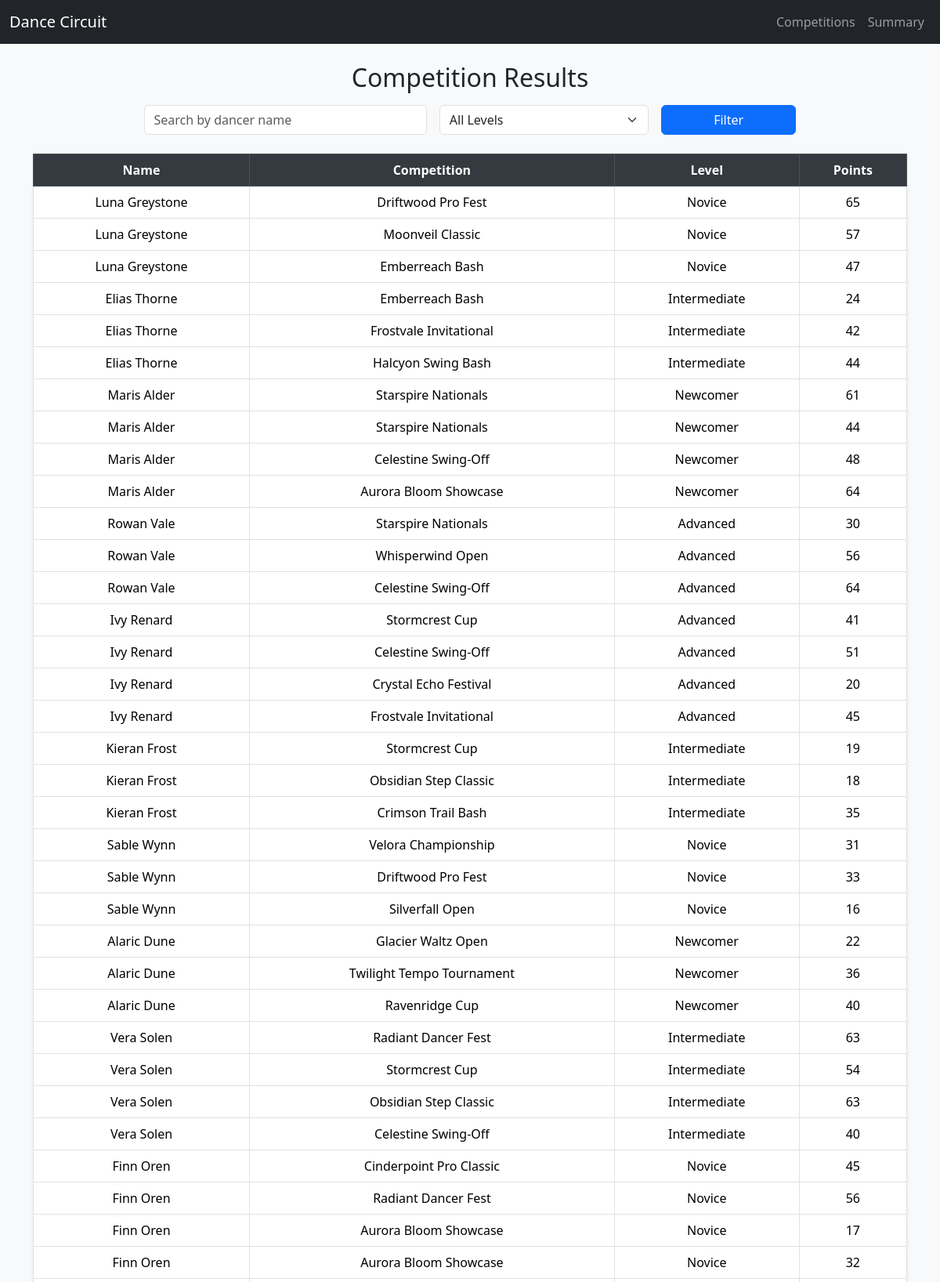
The page / (upper part) on the database its author committed.
### tables this page shows
CREATE TABLE competitions (
        id INTEGER PRIMARY KEY AUTOINCREMENT,
        name TEXT,
        competition_name TEXT,
        level TEXT,
        points INTEGER,
        FOREIGN KEY (name) REFERENCES dancers (name)
    );

### app.py (the view)
@app.route('/', methods=['GET', 'POST'])
def index():
    name = request.form.get('name')
    level = request.form.get('level')
    dancers = get_dancer_data(name, level)
    return render_template('competitions.html', dancers=dancers)

### app.py (called while the page is built)
def get_connection():
    return sqlite3.connect(DB_PATH)

def get_dancer_data(name=None, level=None):
    conn = get_connection()
    cur = conn.cursor()
    query = "SELECT * FROM competitions WHERE 1=1"
    params = []
    if name:
        query += " AND name LIKE ?"
        params.append(f"%{name}%")
    if level:
        query += " AND level LIKE ?"
        params.append(f"%{level}%")
    cur.execute(query, params)
    data = cur.fetchall()
    conn.close()
    return data

### templates/competitions.html (shortened to what this page needs)
{% extends 'base.html' %}
{% block content %}
<h2 class="mb-3 text-center">Competition Results</h2>
<form method="POST" class="row g-3 mb-4 justify-content-center">
  <div class="col-md-4">
    <input type="text" name="name" class="form-control" placeholder="Search by dancer name" value="{{ request.form.get('name', '') }}">
  </div>
  <div class="col-md-3">
    <select name="level" class="form-select">
      <option value="" {% if not request.form.get('level') %}selected{% endif %}>All Levels</option>
    </select>
  </div>
  <div class="col-md-2">
    <button type="submit" class="btn btn-primary w-100">Filter</button>
  </div>
</form>
{% if dancers %}
<table class="table table-bordered table-hover text-center align-middle shadow-sm">
  <thead class="table-dark">
    <tr>
      <th>Name</th>
      <th>Competition</th>
      <th>Level</th>
      <th>Points</th>
    </tr>
  </thead>
  <tbody>
    {% for dancer in dancers %}
    <tr>
      <td>{{ dancer[1] }}</td>
      <td>{{ dancer[2] }}</td>
      <td>{{ dancer[3] }}</td>
      <td>{{ dancer[4] }}</td>
    </tr>
    {% endfor %}
  </tbody>
</table>
{% else %}
<p class="text-center text-muted mt-4">No results found.</p>
{% endif %}
{% endblock %}

### templates/base.html (shortened to what this page needs)
<!DOCTYPE html>
<html lang="en">
<head>
  <link rel="stylesheet" href="https://cdn.jsdelivr.net/npm/bootstrap@5.3.3/dist/css/bootstrap.min.css">
  <link rel="stylesheet" href="{{ url_for('static', filename='style.css') }}">
</head>
<body class="bg-light">
  <nav class="navbar navbar-expand-lg navbar-dark bg-dark mb-4">
    <div class="container-fluid">
      <a class="navbar-brand" href="{{ url_for('index') }}">Dance Circuit</a>
      <div>
        <ul class="navbar-nav">
          <li class="nav-item"><a class="nav-link" href="{{ url_for('index') }}">Competitions</a></li>
          <li class="nav-item"><a class="nav-link" href="{{ url_for('summary') }}">Summary</a></li>
        </ul>
      </div>
    </div>
  </nav>
  <div class="container">
    {% block content %}{% endblock %}
  </div>
</body>
</html>

### static/style.css (style rules this page uses)
body { font-family: "Segoe UI", Tahoma, Geneva, Verdana, sans-serif; }
.table th { background-color: #343a40 !important; color: white; }

### rows shown on the page
competitions: name "Luna Greystone", competition_name "Driftwood Pro Fest", level "Novice", points "65"
competitions: name "Luna Greystone", competition_name "Moonveil Classic", level "Novice", points "57"
competitions: name "Luna Greystone", competition_name "Emberreach Bash", level "Novice", points "47"
competitions: name "Elias Thorne", competition_name "Emberreach Bash", level "Intermediate", points "24"
competitions: name "Elias Thorne", competition_name "Frostvale Invitational", level "Intermediate", points "42"
competitions: name "Elias Thorne", competition_name "Halcyon Swing Bash", level "Intermediate", points "44"
competitions: name "Maris Alder", competition_name "Starspire Nationals", level "Newcomer", points "61"
competitions: name "Maris Alder", competition_name "Starspire Nationals", level "Newcomer", points "44"
competitions: name "Maris Alder", competition_name "Celestine Swing-Off", level "Newcomer", points "48"
competitions: name "Maris Alder", competition_name "Aurora Bloom Showcase", level "Newcomer", points "64"
competitions: name "Rowan Vale", competition_name "Starspire Nationals", level "Advanced", points "30"
competitions: name "Rowan Vale", competition_name "Whisperwind Open", level "Advanced", points "56"
competitions: name "Rowan Vale", competition_name "Celestine Swing-Off", level "Advanced", points "64"
competitions: name "Ivy Renard", competition_name "Stormcrest Cup", level "Advanced", points "41"
competitions: name "Ivy Renard", competition_name "Celestine Swing-Off", level "Advanced", points "51"
competitions: name "Ivy Renard", competition_name "Crystal Echo Festival", level "Advanced", points "20"
competitions: name "Ivy Renard", competition_name "Frostvale Invitational", level "Advanced", points "45"
competitions: name "Kieran Frost", competition_name "Stormcrest Cup", level "Intermediate", points "19"
competitions: name "Kieran Frost", competition_name "Obsidian Step Classic", level "Intermediate", points "18"
competitions: name "Kieran Frost", competition_name "Crimson Trail Bash", level "Intermediate", points "35"
competitions: name "Sable Wynn", competition_name "Velora Championship", level "Novice", points "31"
competitions: name "Sable Wynn", competition_name "Driftwood Pro Fest", level "Novice", points "33"
competitions: name "Sable Wynn", competition_name "Silverfall Open", level "Novice", points "16"
competitions: name "Alaric Dune", competition_name "Glacier Waltz Open", level "Newcomer", points "22"
competitions: name "Alaric Dune", competition_name "Twilight Tempo Tournament", level "Newcomer", points "36"
competitions: name "Alaric Dune", competition_name "Ravenridge Cup", level "Newcomer", points "40"
competitions: name "Vera Solen", competition_name "Radiant Dancer Fest", level "Intermediate", points "63"
competitions: name "Vera Solen", competition_name "Stormcrest Cup", level "Intermediate", points "54"
competitions: name "Vera Solen", competition_name "Obsidian Step Classic", level "Intermediate", points "63"
competitions: name "Vera Solen", competition_name "Celestine Swing-Off", level "Intermediate", points "40"
competitions: name "Finn Oren", competition_name "Cinderpoint Pro Classic", level "Novice", points "45"
competitions: name "Finn Oren", competition_name "Radiant Dancer Fest", level "Novice", points "56"
competitions: name "Finn Oren", competition_name "Aurora Bloom Showcase", level "Novice", points "17"
competitions: name "Finn Oren", competition_name "Aurora Bloom Showcase", level "Novice", points "32"
